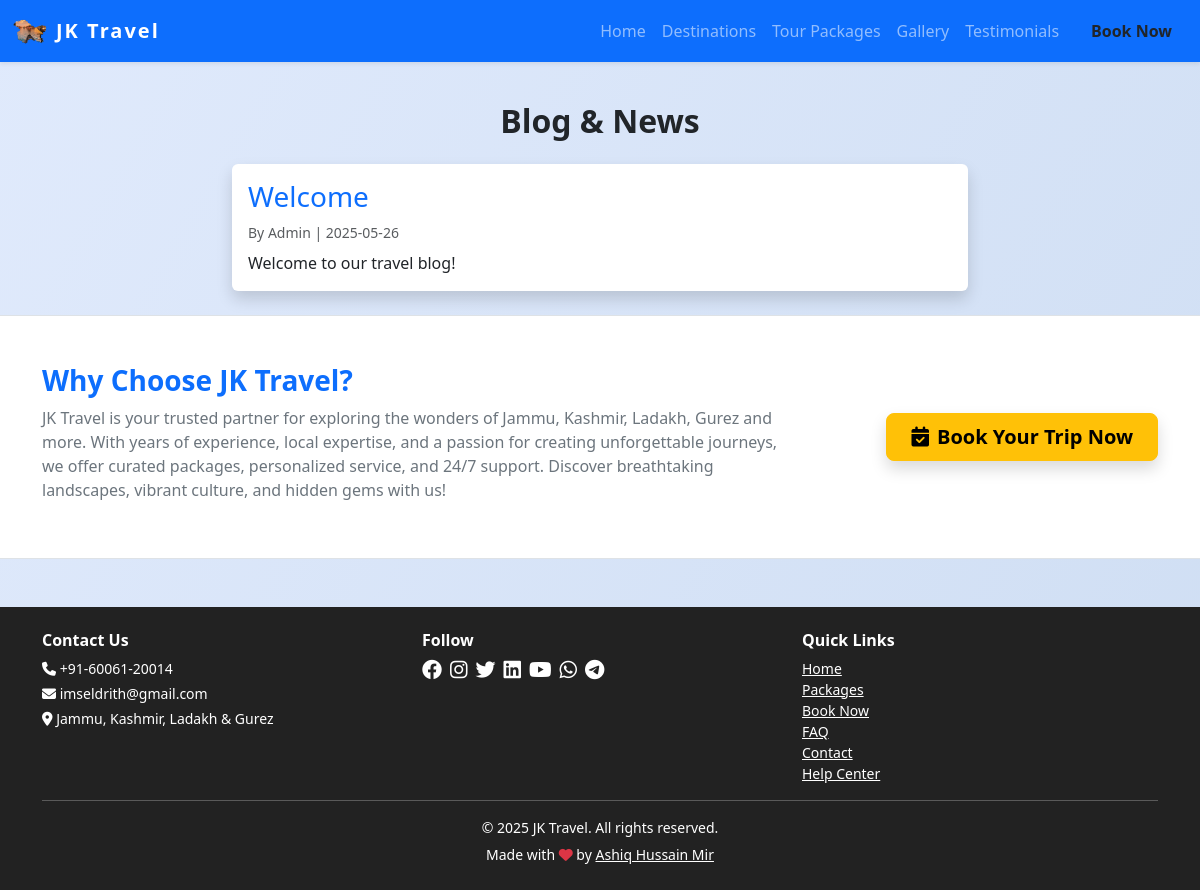
Page /blog on the committed database.
### models.py (models this page shows, shortened)
class SiteSettings(db.Model):
    id = db.Column(db.Integer, primary_key=True)
    site_name = db.Column(db.String(120), default='JKLG Travel')
    site_title = db.Column(db.String(200), default='JKLG Travel - Explore Jammu, Kashmir, Ladakh & Gurez')
    logo = db.Column(db.String(200))
    phone = db.Column(db.String(30), default='+91-12345-67890')
    email = db.Column(db.String(120), default='info@jklgtravel.com')
    address = db.Column(db.String(200), default='Jammu, Kashmir, Ladakh & Gurez')
    facebook = db.Column(db.String(120))  # Username only
    instagram = db.Column(db.String(120))  # Username only
    twitter = db.Column(db.String(120))  # Username only
    linkedin = db.Column(db.String(120))  # Username only
    youtube = db.Column(db.String(120))  # Channel/user ID only
    whatsapp = db.Column(db.String(30))  # Number only
    telegram = db.Column(db.String(120))  # Username only
    meta_description = db.Column(db.String(300))
    about = db.Column(db.Text)
    google_analytics_id = db.Column(db.String(32))
    show_facebook = db.Column(db.Boolean, default=True)
    show_instagram = db.Column(db.Boolean, default=True)
    show_twitter = db.Column(db.Boolean, default=True)
    show_linkedin = db.Column(db.Boolean, default=True)
    show_youtube = db.Column(db.Boolean, default=True)
    show_whatsapp = db.Column(db.Boolean, default=True)
    show_telegram = db.Column(db.Boolean, default=True)
    hero_title = db.Column(db.String(200), default='Discover Jammu, Kashmir, Ladakh & Gurez')
    hero_subtitle = db.Column(db.String(300), default='Unforgettable journeys, breathtaking landscapes, and curated experiences await you.')
    hero_bg_image = db.Column(db.String(200), default='hero_default.jpg')  # New field for background image
    hero_slides = db.Column(db.Text)  # JSON: [{"title":..., "subtitle":..., "image":..., "animation_title":..., "animation_subtitle":...}, ...]
    hero_slide_interval = db.Column(db.Integer, default=5)  # Interval in seconds for hero carousel

class Blog(db.Model):
    id = db.Column(db.Integer, primary_key=True)
    title = db.Column(db.String(200), nullable=False)
    content = db.Column(db.Text, nullable=False)
    author = db.Column(db.String(100))
    created_at = db.Column(db.DateTime, server_default=db.func.now())
    published = db.Column(db.Boolean, default=False)

### views.py (the view)
@main.route('/blog')
def blog():
    posts = Blog.query.filter_by(published=True).order_by(Blog.created_at.desc()).all()
    return render_template('blog.html', posts=posts)

### app.py (called while the page is built)
@app.context_processor
def inject_now():
    return {'now': datetime.now()}

### views.py (called while the page is built)
@main.context_processor
def inject_site_settings():
    settings = SiteSettings.query.first()
    return dict(site_settings=settings)

### templates/blog.html
{% extends 'base.html' %}
{% block content %}
<h2 class="section-title text-center">Blog & News</h2>
<div class="row justify-content-center">
  {% for post in posts %}
  <div class="col-md-8 mb-4">
    <div class="card shadow border-0">
      <div class="card-body">
        <h3 class="card-title text-primary">{{ post.title }}</h3>
        <div class="mb-2 text-muted small">By {{ post.author or 'Admin' }} | {{ post.created_at.strftime('%Y-%m-%d') }}</div>
        <div class="card-text">{{ post.content }}</div>
      </div>
    </div>
  </div>
  {% else %}
  <div class="col-md-8 text-center text-muted">No blog posts yet.</div>
  {% endfor %}
</div>
{% endblock %}

### templates/base.html (shortened to what this page needs)
<!DOCTYPE html>
<html lang="en">
<head>
    <link rel="stylesheet" href="https://cdn.jsdelivr.net/npm/bootstrap@5.3.0/dist/css/bootstrap.min.css">
    <link rel="stylesheet" href="https://cdnjs.cloudflare.com/ajax/libs/font-awesome/6.4.0/css/all.min.css">
</head>
<body>
    <nav class="navbar navbar-expand-lg navbar-dark bg-primary shadow-sm">
        <div class="container-fluid">
            <a class="navbar-brand d-flex align-items-center gap-2" href="/">
                {% if site_settings and site_settings.logo %}
                    <img src="{{ url_for('static', filename='uploads/' ~ site_settings.logo) }}" alt="Logo" style="height:36px; width:auto; border-radius:6px;">
                {% else %}
                    <i class="fa fa-mountain-sun fa-lg"></i>
                {% endif %}
                {{ site_settings.site_name if site_settings and site_settings.site_name else 'JKLG Travel' }}
            </a>
            <div class="collapse navbar-collapse" id="navbarNav">
                <ul class="navbar-nav ms-auto">
                    <li class="nav-item"><a class="nav-link" href="/">Home</a></li>
                    <li class="nav-item"><a class="nav-link" href="/places">Destinations</a></li>
                    <li class="nav-item"><a class="nav-link" href="/packages">Tour Packages</a></li>
                    <li class="nav-item"><a class="nav-link" href="/gallery">Gallery</a></li>
                    <li class="nav-item"><a class="nav-link" href="/testimonials">Testimonials</a></li>
                    <li class="nav-item"><a class="nav-link btn btn-warning text-dark ms-2 px-3 fw-bold" href="/book">Book Now</a></li>
                </ul>
            </div>
        </div>
    </nav>
    <div class="container mt-4">
        {% block content %}{% endblock %}
    </div>
    <section class="about-website-section py-4 py-md-5 bg-white border-top border-bottom">
        <div class="container">
            <div class="row align-items-center justify-content-center text-center text-md-start">
                <div class="col-12 col-md-8 mb-3 mb-md-0">
                    <h3 class="fw-bold text-primary mb-2">Why Choose {{ site_settings.site_name }}?</h3>
                    <p class="mb-2 text-secondary">{{ site_settings.site_name }} is your trusted partner for exploring the wonders of Jammu, Kashmir, Ladakh, Gurez and more. With years of experience, local expertise, and a passion for creating unforgettable journeys, we offer curated packages, personalized service, and 24/7 support. Discover breathtaking landscapes, vibrant culture, and hidden gems with us!</p>
                </div>
                <div class="col-12 col-md-4 d-flex justify-content-center justify-content-md-end">
                    <a href="/book" class="btn btn-lg btn-warning fw-bold shadow px-4 py-2"><i class="fa fa-calendar-check me-2"></i>Book Your Trip Now</a>
                </div>
            </div>
        </div>
    </section>
    <footer class="footer text-center mt-5">
        <div class="container">
            <div class="row mb-2 gy-3 text-center text-md-start justify-content-center">
                <div class="col-12 col-sm-6 col-lg-4 mb-2 mb-lg-0">
                    <h6 class="fw-bold">Contact Us</h6>
                    <p class="mb-1 small"><i class="fa fa-phone"></i> {{ site_settings.phone if site_settings and site_settings.phone else '+91-12345-67890' }}</p>
                    <p class="mb-1 small"><i class="fa fa-envelope"></i> {{ site_settings.email if site_settings and site_settings.email else 'info@jklgtravel.com' }}</p>
                    <p class="mb-1 small"><i class="fa fa-map-marker-alt"></i> {{ site_settings.address if site_settings and site_settings.address else 'Jammu, Kashmir, Ladakh & Gurez' }}</p>
                </div>
                <div class="col-12 col-sm-6 col-lg-4 mb-2 mb-lg-0">
                    <h6 class="fw-bold">Follow</h6>
                    <div class="d-flex flex-wrap justify-content-center justify-content-lg-start gap-2 mb-3">
                        {% if site_settings and site_settings.facebook and site_settings.show_facebook %}
                            <a href="https://facebook.com/{{ site_settings.facebook }}" class="text-white"><i class="fab fa-facebook fa-lg"></i></a>
                        {% endif %}
                        {% if site_settings and site_settings.instagram and site_settings.show_instagram %}
                            <a href="https://instagram.com/{{ site_settings.instagram }}" class="text-white"><i class="fab fa-instagram fa-lg"></i></a>
                        {% endif %}
                        {% if site_settings and site_settings.twitter and site_settings.show_twitter %}
                            <a href="https://x.com/{{ site_settings.twitter }}" class="text-white"><i class="fab fa-twitter fa-lg"></i></a>
                        {% endif %}
                        {% if site_settings and site_settings.linkedin and site_settings.show_linkedin %}
                            <a href="https://linkedin.com/in/{{ site_settings.linkedin }}" class="text-white"><i class="fab fa-linkedin fa-lg"></i></a>
                        {% endif %}
                        {% if site_settings and site_settings.youtube and site_settings.show_youtube %}
                            <a href="https://youtube.com/{{ site_settings.youtube }}" class="text-white"><i class="fab fa-youtube fa-lg"></i></a>
                        {% endif %}
                        {% if site_settings and site_settings.whatsapp and site_settings.show_whatsapp %}
                            <a href="https://wa.me/{{ site_settings.whatsapp }}" class="text-white"><i class="fab fa-whatsapp fa-lg"></i></a>
                        {% endif %}
                        {% if site_settings and site_settings.telegram and site_settings.show_telegram %}
                            <a href="https://t.me/{{ site_settings.telegram }}" class="text-white"><i class="fab fa-telegram fa-lg"></i></a>
                        {% endif %}
                    </div>
                </div>
                <div class="col-12 col-sm-6 col-lg-4 mb-2 mb-lg-0">
                    <h6 class="fw-bold mt-3 mt-sm-0">Quick Links</h6>
                    <div class="d-flex flex-wrap justify-content-center justify-content-lg-start gap-2 gap-lg-0 flex-column flex-lg-column align-items-center align-items-lg-start">
                        <a href="/" class="d-block text-white small">Home</a>
                        <a href="/packages" class="d-block text-white small">Packages</a>
                        <a href="/book" class="d-block text-white small">Book Now</a>
                        <a href="/faq" class="d-block text-white small">FAQ</a>
                        <a href="/contact" class="d-block text-white small">Contact</a>
                        <a href="/help" class="d-block text-white small">Help Center</a>
                    </div>
                </div>
            </div>
            <hr class="bg-light">
            <p class="mb-1 small">&copy; {{ now.year }} {{ site_settings.site_name if site_settings and site_settings.site_name else 'JKLG Travel Agency' }}. All rights reserved.</p>
            <small>Made with <i class="fa fa-heart text-danger"></i> by <a href="https://github.com/mir-ashiq">Ashiq Hussain Mir</a></small>
        </div>
    </footer>
</body>
</html>

### templates/base.html (style rules this page uses)
body { background: linear-gradient(120deg, #e0eafc, #cfdef3 100%); min-height: 100vh; }
.navbar-brand { font-weight: bold; letter-spacing: 2px; }
.section-title { margin-top: 40px; margin-bottom: 24px; font-weight: 700; }
.card { box-shadow: 0 2px 12px rgba(0,0,0,0.07); border: none; }
.footer { background: #222; color: #fff; padding: 24px 0; margin-top: 48px; }
.footer a { color: #fff; text-decoration: underline; }

### rows in the picture
SiteSettings: logo (picture), site_name "JK Travel", phone "+91-60061-20014", email "imseldrith@gmail.com", address "Jammu, Kashmir, Ladakh & Gurez"
Blog: title "Welcome", author "Admin", created_at "2025-05-26", content "Welcome to our travel blog!"
